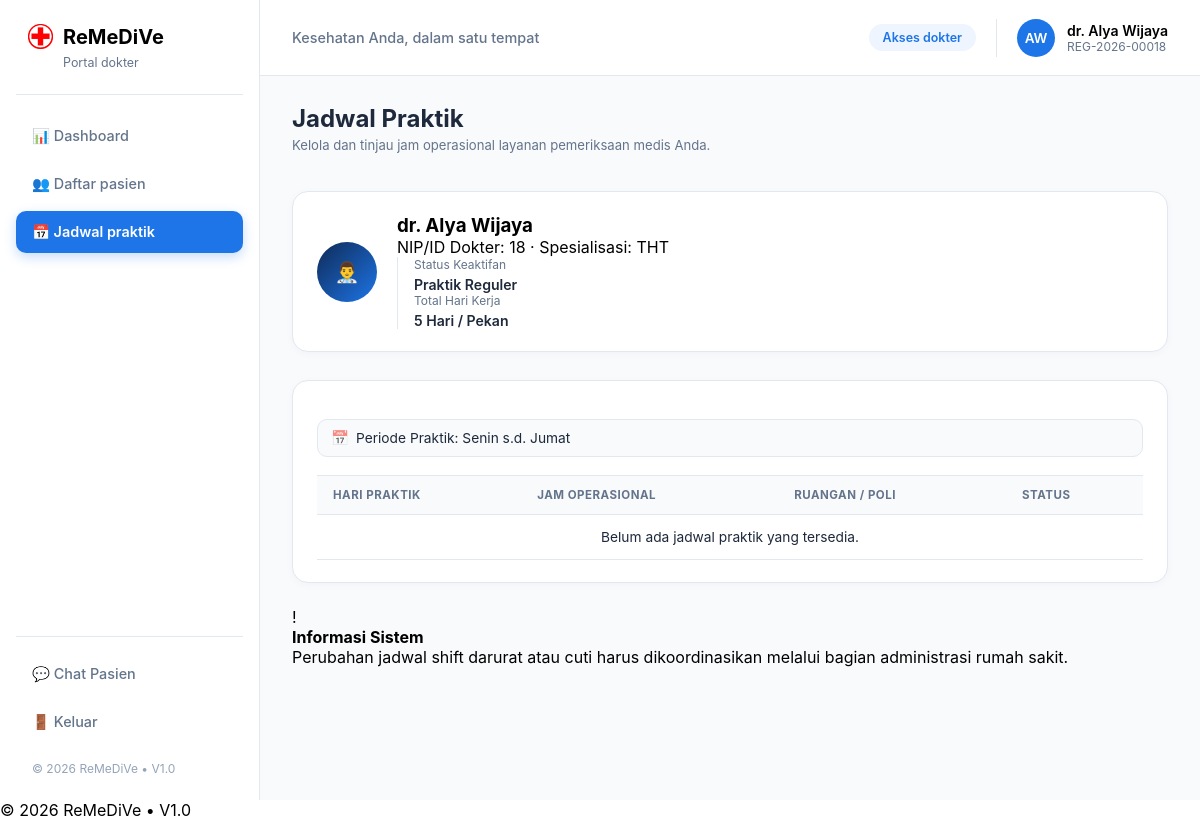
The app's page /doctor_schedule.php (signed in) with its own data.
### tables this page shows
CREATE TABLE `doctors` (
  `DoctorID` int(11) NOT NULL,
  `DoctorName` varchar(50) NOT NULL,
  `Speciality` varchar(20) DEFAULT NULL,
  `PhoneNumber` varchar(15) DEFAULT NULL,
  `RegistrationNumber` char(17) DEFAULT NULL,
  `UserID` int(11) DEFAULT NULL
);

### doctor_schedule.php (the view, shortened to what this page needs)
<?php
    include ('header.php');
?>
<main class="main-content">
    <div class="page-header-row">
        <div>
            <h2>Jadwal Praktik</h2>
            <p class="section-desc">Kelola dan tinjau jam operasional layanan pemeriksaan medis Anda.</p>
        </div>
    </div>
    <div class="card profile-summary-card">
        <div class="profile-avatar-large">👨‍⚕️</div>
        <div class="profile-info-grid-horizontal">
            <div>
                <h3><?php echo htmlspecialchars($data['DoctorName'] ?? 'Dokter'); ?></h3>
                <p>NIP/ID Dokter: <?php echo htmlspecialchars($data['DoctorID'] ?? '-'); ?> · Spesialisasi: <?php echo htmlspecialchars($data['Speciality'] ?? 'Umum'); ?></p>
            </div>
            <div class="profile-col">
                <span class="label">Status Keaktifan</span>
                <span class="value"><span class="service-pill">Praktik Reguler</span></span>
            </div>
            <div class="profile-col">
                <span class="label">Total Hari Kerja</span>
                <span class="value">5 Hari / Pekan</span>
            </div>
        </div>
    </div>
    <div class="card content-card">
        <div class="table-filter-toolbar">
            <div class="search-box-wrapper">
                <span class="search-icon">📅</span>
                <input type="text" class="form-control" value="Periode Praktik: Senin s.d. Jumat" readonly>
            </div>
        </div>
        <div class="table-responsive">
            <table class="data-table">
                <thead>
                    <tr>
                        <th>HARI PRAKTIK</th>
                        <th>JAM OPERASIONAL</th>
                        <th>RUANGAN / POLI</th>
                        <th>STATUS</th>
                    </tr>
                </thead>
                <tbody>
                    <?php
                        if (!empty($hardcoded_schedules)){
                            foreach ($hardcoded_schedules as $schedule){
                                ?>
                                <tr>
                                    <td>
                                        <strong><?php echo htmlspecialchars($schedule['day']); ?></strong>
                                    </td>
                                    <td><?php echo htmlspecialchars($schedule['time']); ?> WIB</td>
                                    <td><?php echo htmlspecialchars($schedule['room']); ?></td>
                                    <td><span class="warning-tag"><?php echo htmlspecialchars($schedule['status']); ?></span></td>
                                </tr>
                                <?php
                            }
                        } else {
                            ?>
                            <tr>
                                <td colspan="4" class="text-center">Belum ada jadwal praktik yang tersedia.</td>
                            </tr>
                            <?php
                        }
                    ?>
                </tbody>
            </table>
        </div>
    </div>
    <div class="audit-notice-banner" style="margin-top: 24px;">
        <span>!</span>
        <p><strong>Informasi Sistem</strong><br>Perubahan jadwal shift darurat atau cuti harus dikoordinasikan melalui bagian administrasi rumah sakit.</p>
    </div>
</main>
<?php
    include ('footer.php');
?>

### header.php (shortened to what this page needs)
<?php
    include ('connection.php');
    $user_id = $_SESSION['UserID'];
    $role = $_SESSION['Role'];
    $display_name = '';
    $identifier   = '';
    $initials     = '';
    if ($role === 'patient') {
    $query = "SELECT * FROM patients WHERE UserID = '$user_id'";
    $result = mysqli_query($connection, $query);
        if ($result && mysqli_num_rows($result) > 0) {
            $data = mysqli_fetch_assoc($result);
            $display_name = $data['PatientName'];
            $identifier = 'RM-' . $data['PatientID'];
            $words = explode(' ', $display_name);
            $initials = mb_substr($words[0], 0, 1) . (isset($words[1]) ? mb_substr($words[1], 0, 1) : '');
            $initials = strtoupper($initials);
        }
    } elseif ($role === 'doctor') {
        $query = "SELECT * FROM doctors WHERE UserID = '$user_id'";
        $result = mysqli_query($connection, $query);
        if ($result && mysqli_num_rows($result) > 0) {
            $data = mysqli_fetch_assoc($result);
            $display_name = $data['DoctorName'];
            $identifier = $data['RegistrationNumber'];
            $words = explode(' ', str_replace('dr. ', '', $display_name));
            $initials = mb_substr($words[0], 0, 1) . (isset($words[1]) ? mb_substr($words[1], 0, 1) : '');
            $initials = strtoupper($initials);
        }
    } else {
        $display_name = 'Administrator';
        $identifier = 'ADM';
        $initials = 'AD';
    }
?>
<!DOCTYPE html>
<html lang="id">
<head>
    <link rel="stylesheet" href="style.css">
</head>
<body>
    <div class="app-layout">
        <aside class="sidebar">
            <div class="sidebar-brand">
                <img src="assets/image/RedCross.png" alt="ReMeDiVe" style="height: 25px; width:auto;">
                <h2>ReMeDiVe</h2>
                <small><?php echo ($role === 'patient') ? 'Portal pasien' : (($role === 'doctor') ? 'Portal dokter' : 'Portal admin'); ?></small>
            </div>
            <nav class="sidebar-menu">
                <?php
                    if ($role === 'patient'){
                        ?>
                        <a href="patient_dashboard.php" class="menu-item <?php echo (basename($_SERVER['PHP_SELF']) == 'patient_dashboard.php') ? 'active' : ''; ?>">
                            <span>📊 Dashboard</span>
                        </a>
                        <a href="patient_records.php" class="menu-item <?php echo (basename($_SERVER['PHP_SELF']) == 'patient_records.php') ? 'active' : ''; ?>">
                            <span>📁 Rekam medis</span>
                        </a>
                        <a href="patient_profile.php" class="menu-item <?php echo (basename($_SERVER['PHP_SELF']) == 'patient_profile.php') ? 'active' : ''; ?>">
                            <span>👤 Profil saya</span>
                        </a>
                        <?php
                    } elseif ($role === 'doctor'){
                        ?>
                        <a href="doctor_dashboard.php" class="menu-item <?php echo (basename($_SERVER['PHP_SELF']) == 'doctor_dashboard.php') ? 'active' : ''; ?>">
                            <span>📊 Dashboard</span>
                        </a>
                        <a href="doctor_patients.php" class="menu-item <?php echo (basename($_SERVER['PHP_SELF']) == 'doctor_patients.php') ? 'active' : ''; ?>">
                            <span>👥 Daftar pasien</span>
                        </a>
                        <a href="doctor_schedule.php" class="menu-item <?php echo (basename($_SERVER['PHP_SELF']) == 'doctor_schedule.php') ? 'active' : ''; ?>">
                            <span>📅 Jadwal praktik</span>
                        </a>
                        <?php
                    }
                ?>
            </nav>
            <div class="sidebar-footer-menu">
                <a href="chat.php" class="menu-item <?php echo (basename($_SERVER['PHP_SELF']) == 'chat.php') ? 'active' : ''; ?>">
                    <span>💬 <?php echo ($role === 'patient') ? 'Konsultasi Dokter' : 'Chat Pasien'; ?></span>
                </a>
                <a href="logout.php" class="menu-item logout-item">
                    <span>🚪 Keluar</span>
                </a>
                <div class="copyright-box">
                    <span>&copy; <?php echo date('Y'); ?> ReMeDiVe &bull; V1.0</span>
                </div>
            </div>
        </aside>
        <div class="main-wrapper">
            <header class="top-header">
                <div class="top-header-left">
                    <p>Kesehatan Anda, dalam satu tempat</p>
                </div>
                <div class="top-header-right">
                    <span class="role-badge"><?php echo ($role === 'patient') ? 'Akses pasien' : (($role === 'doctor') ? 'Akses dokter' : 'Akses admin'); ?></span>
                    <div class="user-profile-mini">
                        <span class="user-avatar-small"><?php echo $initials; ?></span>
                        <div class="user-info-text">
                            <span class="u-name"><?php echo htmlspecialchars($display_name); ?></span>
                            <small><?php echo htmlspecialchars($identifier); ?></small>
                        </div>
                    </div>
                </div>
            </header>
        </div>
    </div>
</body>
</html>

### records on screen
doctors: DoctorName "AW", DoctorName "dr. Alya Wijaya", RegistrationNumber "REG-2026-00018", DoctorID "18", Speciality "THT"
